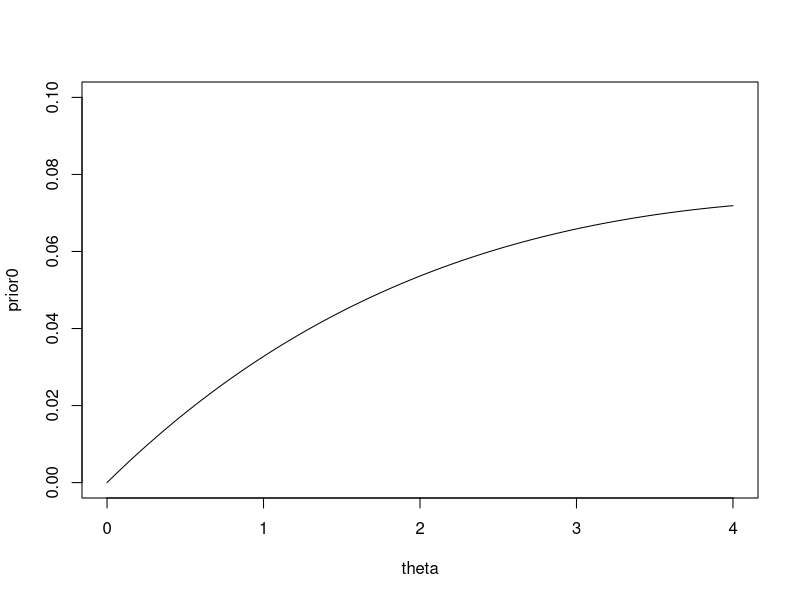
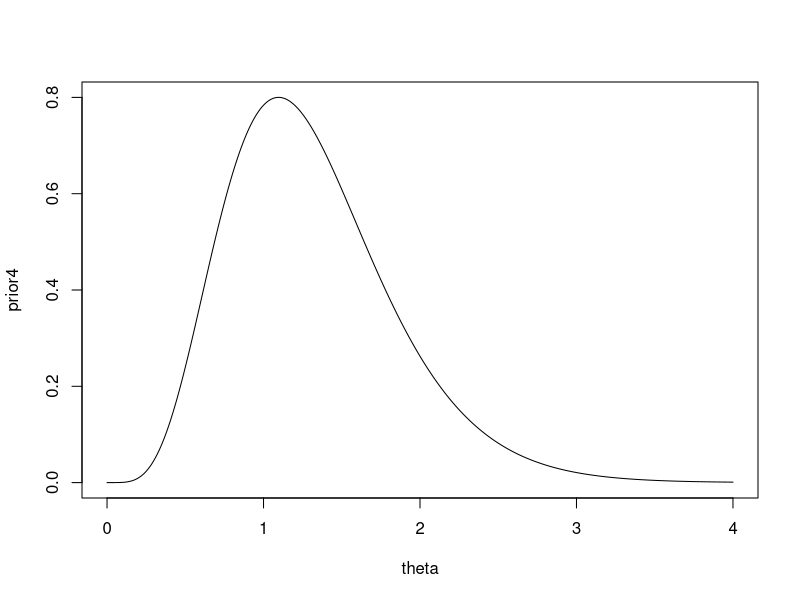
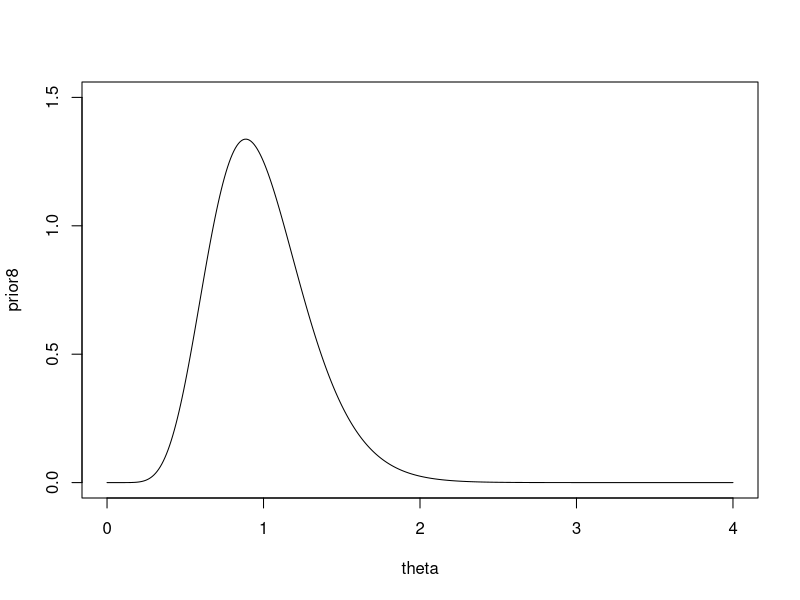
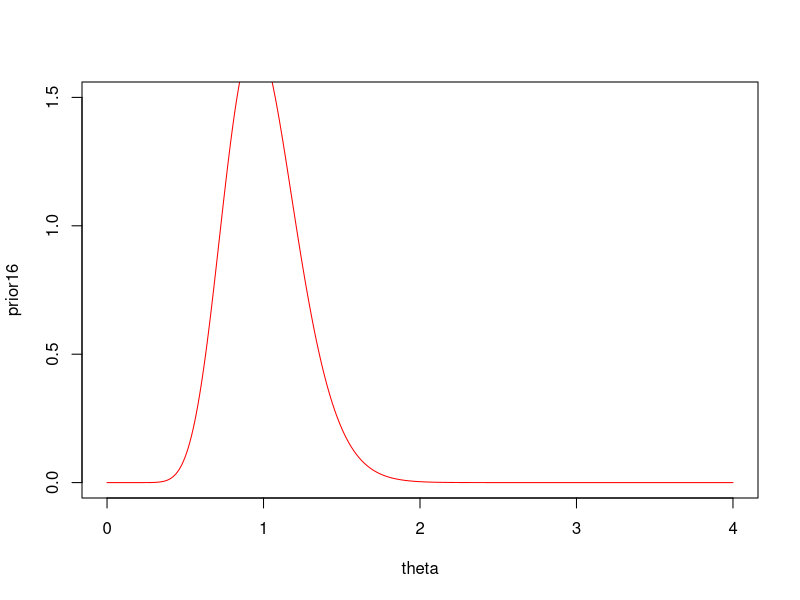
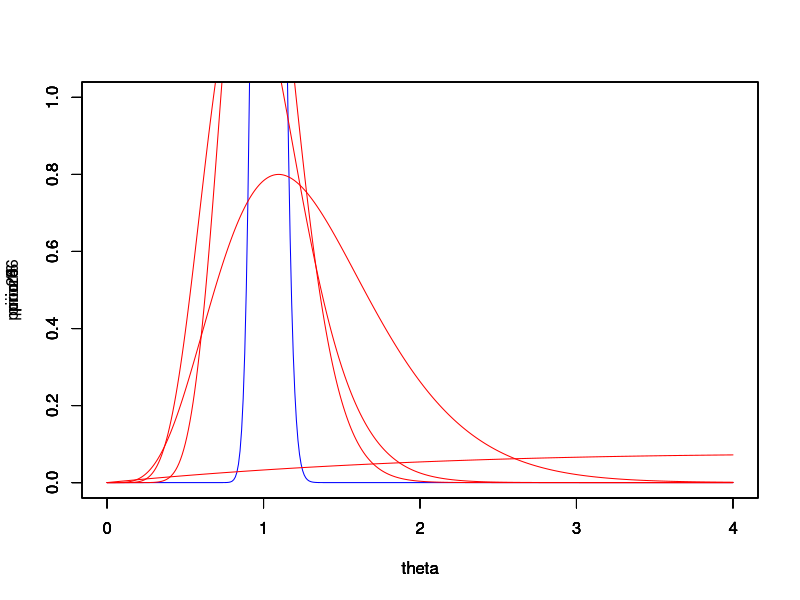

Generate these figures, in order, with R:

sample=rexp(256,1)
alpha=2
beta=0.2
size=4
theta=seq(0,4,by=0.01)
prior0=theta**(alpha-1)*(beta**(alpha))*exp(-beta*theta)/exp(lgamma(alpha))
plot(theta,prior0,type='l',col='black',ylim=range(c(0,0.1)))

alpha=2
beta=0.2
alpha=alpha+4
beta=beta+sum(sample(sample,4))
prior4=((theta**(alpha-1))*(beta**(alpha))*exp(-beta*theta))/exp(lgamma(alpha))
plot(theta,prior4,type='l',col='black',ylim=range(c(0,0.8)))

alpha=2
beta=0.2
alpha=alpha+8
beta=beta+sum(sample(sample,8))
prior8=theta**(alpha-1)*(beta**(alpha))*exp(-beta*theta)/exp(lgamma(alpha))
plot(theta,prior8,type='l',col='black',ylim=range(c(0,1.5)))

alpha=2
beta=0.2
alpha=alpha+16
beta=beta+sum(sample(sample,16))
prior16=theta**(alpha-1)*(beta**(alpha))*exp(-beta*theta)/exp(lgamma(alpha))
plot(theta,prior16,type='l',col='red',ylim=range(c(0,1.5)))


alpha=2
beta=0.2
alpha=alpha+256
beta=beta+sum(sample(sample,256))
prior256=exp((alpha-1)*log(theta)+alpha*log(beta)-beta*theta-lgamma(alpha))
plot(theta,prior256,type='l',col='blue',ylim=range(c(0,1)))
par(new=T)
plot(theta,prior16,type='l',col='red',ylim=range(c(0,1)))
par(new=T)
plot(theta,prior8,type='l',col='red',ylim=range(c(0,1)))
par(new=T)
plot(theta,prior4,type='l',col='red',ylim=range(c(0,1)))
par(new=T)
plot(theta,prior0,type='l',col='red',ylim=range(c(0,1)))